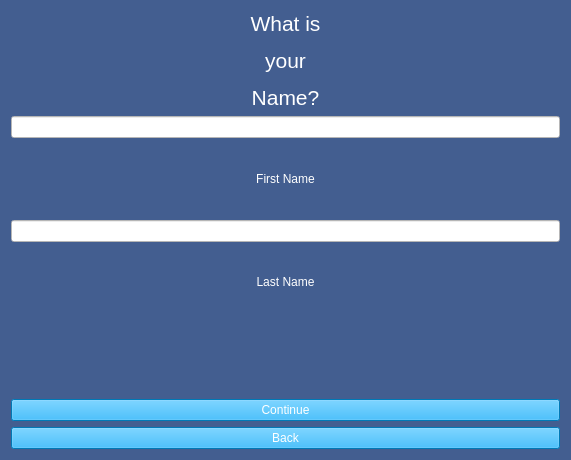
<?xml version="1.0" encoding="UTF-8"?>
<ui version="4.0">
 <class>addPersonPage</class>
 <widget class="QWidget" name="addPersonPage">
  <property name="geometry">
   <rect>
    <x>0</x>
    <y>0</y>
    <width>571</width>
    <height>460</height>
   </rect>
  </property>
  <property name="windowTitle">
   <string>AddNewFace</string>
  </property>
  <property name="styleSheet">
   <string notr="true">background-color: rgb(67, 94, 144);</string>
  </property>
  <layout class="QGridLayout" name="gridLayout">
   <item row="6" column="0">
    <widget class="QPushButton" name="continueBtn">
     <property name="styleSheet">
      <string notr="true">color: rgb(255, 255, 255);
background-color: rgb(0, 170, 255);</string>
     </property>
     <property name="text">
      <string>Continue</string>
     </property>
    </widget>
   </item>
   <item row="8" column="0">
    <widget class="QPushButton" name="backBtn">
     <property name="styleSheet">
      <string notr="true">color: rgb(255, 255, 255);
background-color: rgb(0, 170, 255);</string>
     </property>
     <property name="text">
      <string>Back</string>
     </property>
    </widget>
   </item>
   <item row="3" column="0">
    <widget class="QLineEdit" name="lineEdit_2">
     <property name="styleSheet">
      <string notr="true">background-color: rgb(255, 255, 255);</string>
     </property>
    </widget>
   </item>
   <item row="1" column="0">
    <widget class="QLineEdit" name="lineEdit">
     <property name="styleSheet">
      <string notr="true">background-color: rgb(255, 255, 255);</string>
     </property>
    </widget>
   </item>
   <item row="2" column="0">
    <widget class="QLabel" name="firstNamelbl">
     <property name="text">
      <string>&lt;html&gt;&lt;head/&gt;&lt;body&gt;&lt;p align=&quot;center&quot;&gt;&lt;span style=&quot; color:#ffffff;&quot;&gt;First Name&lt;/span&gt;&lt;/p&gt;&lt;/body&gt;&lt;/html&gt;</string>
     </property>
    </widget>
   </item>
   <item row="4" column="0">
    <widget class="QLabel" name="lastNameLbl">
     <property name="text">
      <string>&lt;html&gt;&lt;head/&gt;&lt;body&gt;&lt;p align=&quot;center&quot;&gt;&lt;span style=&quot; color:#ffffff;&quot;&gt;Last Name&lt;/span&gt;&lt;/p&gt;&lt;/body&gt;&lt;/html&gt;</string>
     </property>
    </widget>
   </item>
   <item row="0" column="0">
    <widget class="QLabel" name="whatNameLbl">
     <property name="text">
      <string>&lt;html&gt;&lt;head/&gt;&lt;body&gt;&lt;p align=&quot;center&quot;&gt;&lt;span style=&quot; font-size:16pt; color:#ffffff;&quot;&gt;What is&lt;/span&gt;&lt;/p&gt;&lt;p align=&quot;center&quot;&gt;&lt;span style=&quot; font-size:16pt; color:#ffffff;&quot;&gt;your&lt;/span&gt;&lt;/p&gt;&lt;p align=&quot;center&quot;&gt;&lt;span style=&quot; font-size:16pt; color:#ffffff;&quot;&gt;Name?&lt;/span&gt;&lt;/p&gt;&lt;/body&gt;&lt;/html&gt;</string>
     </property>
    </widget>
   </item>
   <item row="5" column="0">
    <widget class="QLabel" name="errorLbl">
     <property name="text">
      <string>&lt;html&gt;&lt;head/&gt;&lt;body&gt;&lt;p align=&quot;center&quot;&gt;&lt;br/&gt;&lt;/p&gt;&lt;/body&gt;&lt;/html&gt;</string>
     </property>
    </widget>
   </item>
  </layout>
 </widget>
 <resources/>
 <connections/>
</ui>
